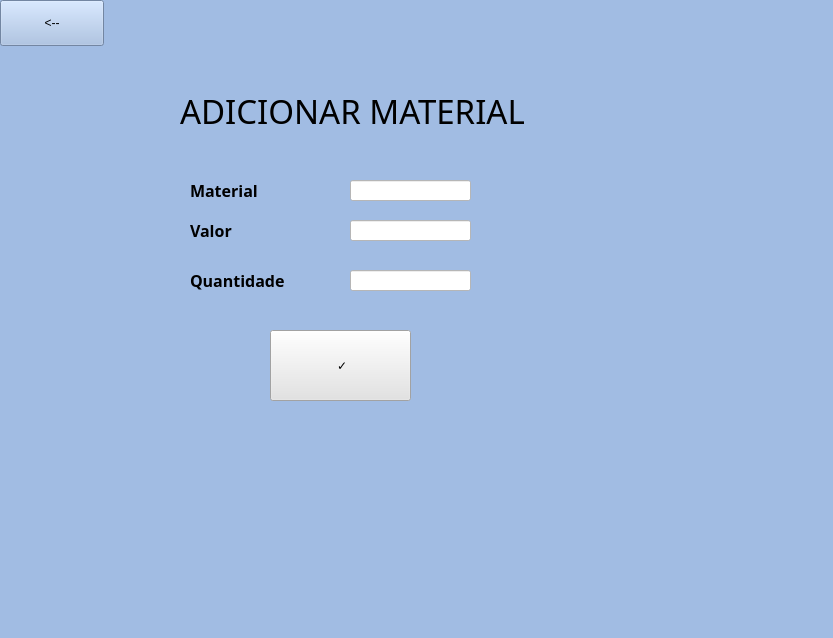
<?xml version="1.0" encoding="UTF-8"?>
<ui version="4.0">
 <class>MainWindow</class>
 <widget class="QMainWindow" name="MainWindow">
  <property name="geometry">
   <rect>
    <x>0</x>
    <y>0</y>
    <width>833</width>
    <height>638</height>
   </rect>
  </property>
  <property name="windowTitle">
   <string>MainWindow</string>
  </property>
  <property name="styleSheet">
   <string notr="true">background-color: rgb(161, 188, 227);</string>
  </property>
  <widget class="QWidget" name="centralwidget">
   <widget class="QLabel" name="label">
    <property name="geometry">
     <rect>
      <x>180</x>
      <y>70</y>
      <width>741</width>
      <height>81</height>
     </rect>
    </property>
    <property name="font">
     <font>
      <family>Mercado</family>
      <pointsize>25</pointsize>
     </font>
    </property>
    <property name="autoFillBackground">
     <bool>false</bool>
    </property>
    <property name="styleSheet">
     <string notr="true">color: rgb(0, 0, 0);</string>
    </property>
    <property name="text">
     <string>ADICIONAR MATERIAL</string>
    </property>
   </widget>
   <widget class="QLineEdit" name="quantidade">
    <property name="geometry">
     <rect>
      <x>350</x>
      <y>270</y>
      <width>121</width>
      <height>21</height>
     </rect>
    </property>
    <property name="styleSheet">
     <string notr="true">background-color: rgb(255, 255, 255);</string>
    </property>
   </widget>
   <widget class="QLabel" name="qtd">
    <property name="geometry">
     <rect>
      <x>190</x>
      <y>270</y>
      <width>101</width>
      <height>21</height>
     </rect>
    </property>
    <property name="font">
     <font>
      <family>Gotham</family>
      <pointsize>12</pointsize>
      <weight>75</weight>
      <italic>false</italic>
      <bold>true</bold>
     </font>
    </property>
    <property name="styleSheet">
     <string notr="true">color: rgb(0, 0, 0);</string>
    </property>
    <property name="text">
     <string>Quantidade</string>
    </property>
    <property name="textFormat">
     <enum>Qt::AutoText</enum>
    </property>
   </widget>
   <widget class="QPushButton" name="button">
    <property name="geometry">
     <rect>
      <x>270</x>
      <y>330</y>
      <width>141</width>
      <height>71</height>
     </rect>
    </property>
    <property name="styleSheet">
     <string notr="true">background-color: rgb(227, 227, 227);</string>
    </property>
    <property name="text">
     <string>	✓</string>
    </property>
   </widget>
   <widget class="QLabel" name="Produto_2">
    <property name="enabled">
     <bool>true</bool>
    </property>
    <property name="geometry">
     <rect>
      <x>190</x>
      <y>180</y>
      <width>141</width>
      <height>21</height>
     </rect>
    </property>
    <property name="font">
     <font>
      <family>Gotham</family>
      <pointsize>12</pointsize>
      <weight>75</weight>
      <italic>false</italic>
      <bold>true</bold>
     </font>
    </property>
    <property name="statusTip">
     <string/>
    </property>
    <property name="autoFillBackground">
     <bool>false</bool>
    </property>
    <property name="styleSheet">
     <string notr="true">color: rgb(0, 0, 0);
</string>
    </property>
    <property name="text">
     <string>Material</string>
    </property>
    <property name="textFormat">
     <enum>Qt::AutoText</enum>
    </property>
   </widget>
   <widget class="QLineEdit" name="produto">
    <property name="geometry">
     <rect>
      <x>350</x>
      <y>180</y>
      <width>121</width>
      <height>21</height>
     </rect>
    </property>
    <property name="styleSheet">
     <string notr="true">background-color: rgb(255, 255, 255);</string>
    </property>
   </widget>
   <widget class="QLabel" name="Produto_3">
    <property name="enabled">
     <bool>true</bool>
    </property>
    <property name="geometry">
     <rect>
      <x>190</x>
      <y>220</y>
      <width>141</width>
      <height>21</height>
     </rect>
    </property>
    <property name="font">
     <font>
      <family>Gotham</family>
      <pointsize>12</pointsize>
      <weight>75</weight>
      <italic>false</italic>
      <bold>true</bold>
     </font>
    </property>
    <property name="statusTip">
     <string/>
    </property>
    <property name="autoFillBackground">
     <bool>false</bool>
    </property>
    <property name="styleSheet">
     <string notr="true">color: rgb(0, 0, 0);
</string>
    </property>
    <property name="text">
     <string>Valor</string>
    </property>
    <property name="textFormat">
     <enum>Qt::AutoText</enum>
    </property>
   </widget>
   <widget class="QLineEdit" name="valor">
    <property name="geometry">
     <rect>
      <x>350</x>
      <y>220</y>
      <width>121</width>
      <height>21</height>
     </rect>
    </property>
    <property name="styleSheet">
     <string notr="true">background-color: rgb(255, 255, 255);</string>
    </property>
   </widget>
   <widget class="QPushButton" name="voltar">
    <property name="geometry">
     <rect>
      <x>0</x>
      <y>0</y>
      <width>104</width>
      <height>46</height>
     </rect>
    </property>
    <property name="sizeIncrement">
     <size>
      <width>0</width>
      <height>0</height>
     </size>
    </property>
    <property name="font">
     <font>
      <pointsize>9</pointsize>
     </font>
    </property>
    <property name="text">
     <string>&lt;--</string>
    </property>
   </widget>
  </widget>
  <widget class="QMenuBar" name="menubar">
   <property name="geometry">
    <rect>
     <x>0</x>
     <y>0</y>
     <width>833</width>
     <height>21</height>
    </rect>
   </property>
  </widget>
  <widget class="QStatusBar" name="statusbar"/>
 </widget>
 <resources/>
 <connections/>
</ui>
